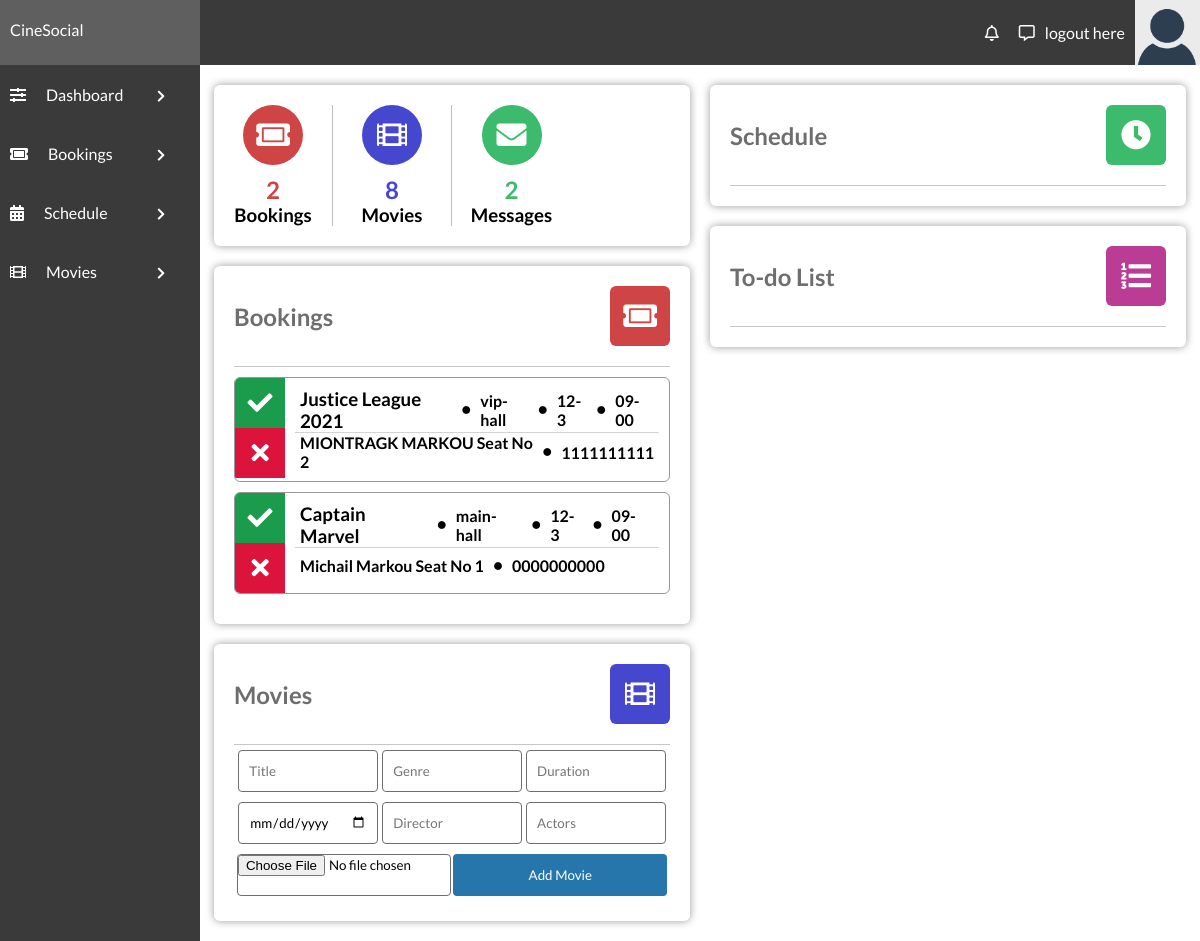
The app's page /admin/admin.php (signed in), older data.
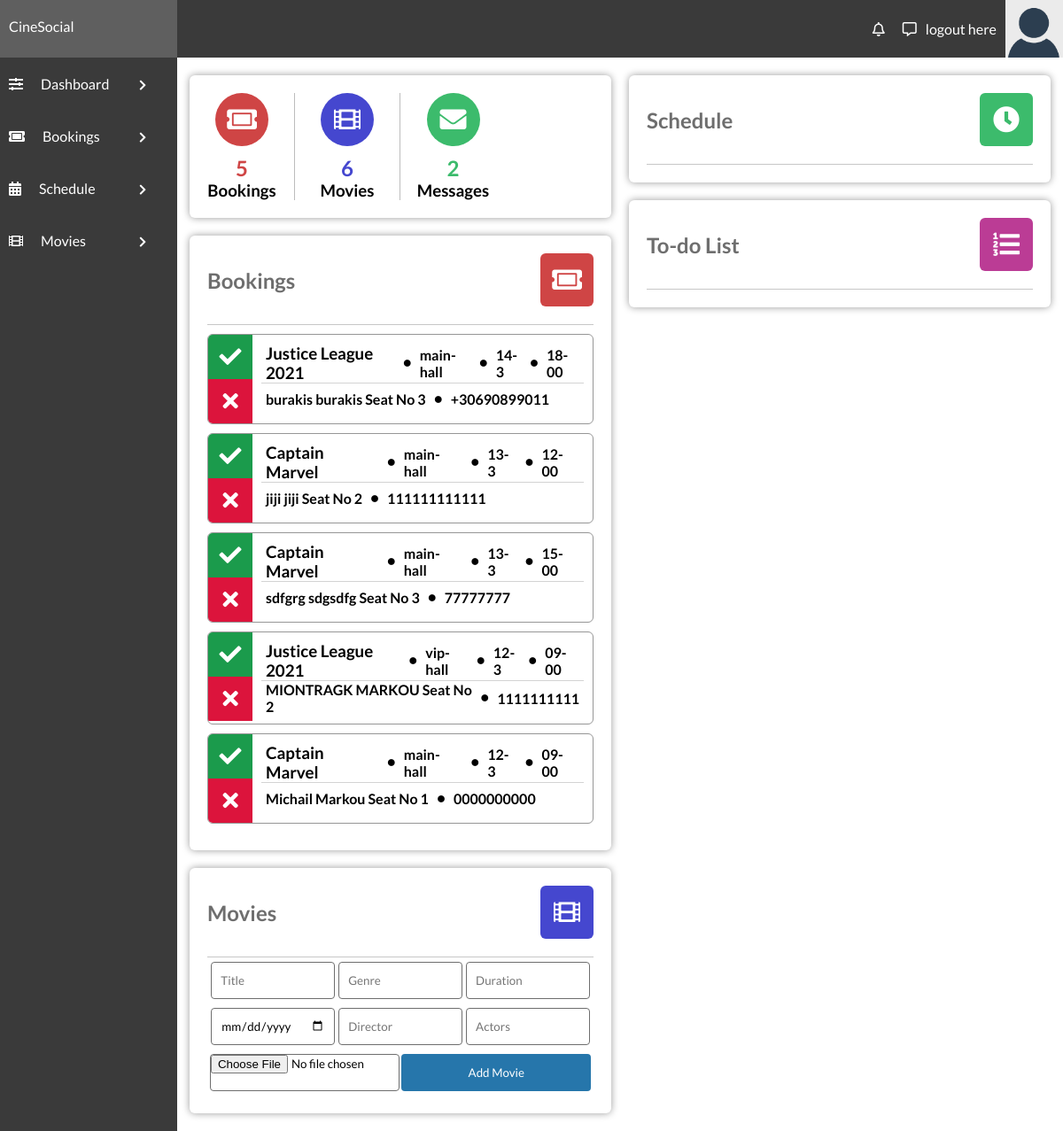
The same page, newer data.
### tables this page shows
CREATE TABLE `bookingtable` (
  `bookingID` int(11) NOT NULL,
  `movieName` varchar(100) DEFAULT NULL,
  `bookingTheatre` varchar(100) NOT NULL,
  `bookingType` varchar(100) DEFAULT NULL,
  `bookingDate` varchar(50) NOT NULL,
  `bookingTime` varchar(50) NOT NULL,
  `bookingFName` varchar(100) NOT NULL,
  `bookingLName` varchar(100) DEFAULT NULL,
  `bookingPNumber` varchar(12) NOT NULL,
  `seatP` varchar(10) NOT NULL
);

### includes/classes/Booking.php (the view, shortened to what this page needs)
<?php
class Booking  {
    public function __construct(){
        $this->getbookingNo();
        $this->getMessageNo();
        $this->getMoviesNo();
    }
    public function getCon() {
        return mysqli_connect("localhost", "root", "", "cinema_db");
    }
    public function fetchbookingTable() {
        return "SELECT * FROM bookingTable ORDER BY bookingID DESC";
    }
    public function getbookingNo() {
        return mysqli_num_rows(mysqli_query($this->getCon(), $this->fetchbookingTable()));
    }
    public function getMessageNo() {
        return mysqli_num_rows(mysqli_query($this->getCon(), "SELECT * FROM feedbackTable"));
    }
    public function getMoviesNo() {
        return mysqli_num_rows(mysqli_query($this->getCon(), "SELECT * FROM movieTable"));
    }
    public function handleBookings() {
        if($result = mysqli_query($this->getCon(), $this->fetchbookingTable())){
            if(mysqli_num_rows($result) > 0){
                while($row = mysqli_fetch_array($result)){
                    echo "<div class=\"admin-panel-section-booking-item\">\n";
                    echo "                            <div class=\"admin-panel-section-booking-response\">\n";
                    echo "                                <i class=\"fas fa-check accept-booking\" title=\"Verify booking\"></i>\n";
                    echo "                                <a href='deleteBooking.php?id=".$row['bookingID']."'><i class=\"fas fa-times decline-booking\" title=\"Reject booking\"></i></a>\n";
                    echo "                            </div>\n";
                    echo "                            <div class=\"admin-panel-section-booking-info\">\n";
                    echo "                                <div>\n";
                    echo "                                    <h3>". $row['movieName'] ."</h3>\n";
                    echo "                                    <i class=\"fas fa-circle \"></i>\n";
                    echo "                                    <h4>". $row['bookingTheatre'] ."</h4>\n";
                    echo "                                    <i class=\"fas fa-circle \"></i>\n";
                    echo "                                    <h4>". $row['bookingDate'] ."</h4>\n";
                    echo "                                    <i class=\"fas fa-circle \"></i>\n";
                    echo "                                    <h4>". $row['bookingTime'] ."</h4>\n";
                    echo "                                </div>\n";
                    echo "                                <div>\n";
                    echo "                                    <h4>". $row['bookingFName'] ." ". $row['bookingLName'] . " Seat No ". $row['seatP'] ."</h4>\n";
                    echo "                                    <i class=\"fas fa-circle\"></i>\n";
                    echo "                                    <h4>". $row['bookingPNumber'] ."</h4>\n";
                    echo "                                </div>\n";
                    echo "                            </div>\n";
                    echo "                        </div>";
                }
            } else{
                echo '<h4 class="no-annot">No Bookings right now</h4>';
            }
        } else{
            echo "ERROR: Could not able to execute $this->fetchbookingTable(). " . mysqli_error($bookTable->getCon());
        }
    }
}
?>

### admin/admin.php (shortened to what this page needs)
<?php
require '../includes/classes/Booking.php';
?>
<!DOCTYPE html>
<html lang="en">
<head>
    <link rel="stylesheet" href="../assets/css/style-main.css">
    <link rel="stylesheet" href="https://use.fontawesome.com/releases/v5.7.2/css/all.css">
</head>
<body>
    <?php
    $bookTable = new Booking();
    ?>
    <div class="admin-section-header">
        <div class="admin-logo">
            CineSocial
        </div>
        <div class="admin-login-info">
            <i class="far fa-bell admin-notification-button"></i>
            <i class="far fa-comment-alt"></i>
            <a href="../includes/handlers/logoutadmin.php">logout here</a>
            <img class="admin-user-avatar" src="../assets/images/avatar.png" alt="">
        </div>
    </div>
    <div class="admin-container">
        <div class="admin-section admin-section1 ">
            <ul>
                <li><i class="fas fa-sliders-h"></i><a href="admin.php">Dashboard </a><i class="fas admin-dropdown fa-chevron-right"></i></li>
                <li><i class="fas fa-ticket-alt"></i><a href="">Bookings</a> <i class="fas admin-dropdown fa-chevron-right"></i></li>
                <li class="admin-navigation-schedule"><i class="fas fa-calendar-alt"></i>Schedule <i
                        class="fas admin-dropdown fa-chevron-right"></i>
                </li>
                <li><i class="fas fa-film"></i>Movies <i class="fas admin-dropdown fa-chevron-right"></i></li>
            </ul>
        </div>
        <div class="admin-section admin-section2">
            <div class="admin-section-column">
                <div class="admin-section-panel admin-section-stats">
                    <div class="admin-section-stats-panel">
                        <i class="fas fa-ticket-alt" style="background-color: #cf4545"></i>
                        <h2 style="color: #cf4545"><?php echo $bookTable->getBookingNo() ?></h2>
                        <h3>Bookings</h3>
                    </div>
                    <div class="admin-section-stats-panel">
                        <i class="fas fa-film" style="background-color: #4547cf"></i>
                        <h2 style="color: #4547cf"><?php echo $bookTable->getMoviesNo() ?></h2>
                        <h3>Movies</h3>
                    </div>
                    <div class="admin-section-stats-panel" style="border: none">
                        <i class="fas fa-envelope" style="background-color: #3cbb6c"></i>
                        <h2 style="color: #3cbb6c"><?php echo $bookTable->getMessageNo() ?></h2>
                        <h3>Messages</h3>
                    </div>
                </div>
                <div class="admin-section-panel admin-section-panel1">
                    <div class="admin-panel-section-header">
                        <h2>Bookings</h2>
                        <i class="fas fa-ticket-alt" style="background-color: #cf4545"></i>
                    </div>
                    <div class="admin-panel-section-content">
                        <?php
                        $bookTable->handleBookings();
                        ?>
                    </div>
                </div>
                <div class="admin-section-panel admin-section-panel2">
                    <div class="admin-panel-section-header">
                        <h2>Movies</h2>
                        <i class="fas fa-film" style="background-color: #4547cf"></i>
                    </div>
                    <form action="" method="POST">
                        <input placeholder="Title" type="text" name="movieTitle" required>
                        <input placeholder="Genre" type="text" name="movieGenre" required>
                        <input placeholder="Duration" type="number" name="movieDuration" required>
                        <input placeholder="Release Date" type="date" name="movieRelDate" required>
                        <input placeholder="Director" type="text" name="movieDirector" required>
                        <input placeholder="Actors" type="text" name="movieActors" required>
                        <input type="file" name="movieImg" accept="image/*">
                        <button type="submit" value="submit" name="submit" class="form-btn">Add Movie</button>
                    </form>
                </div>
            </div>
            <div class="admin-section-column">
                <div class="admin-section-panel admin-section-panel4">
                    <div class="admin-panel-section-header">
                        <h2>Schedule</h2>
                        <i class="fas fa-clock" style="background-color: #3cbb6c"></i>
                    </div>
                </div>
                <div class="admin-section-panel admin-section-panel5">
                    <div class="admin-panel-section-header">
                        <h2>To-do List</h2>
                        <i class="fas fa-list-ol" style="background-color: #bb3c95"></i>
                    </div>
                </div>
            </div>
        </div>
    </div>
</body>
</html>

### assets/css/style-main.css (style rules this page uses)
* { margin: 0; padding: 0; box-sizing: border-box; font-family: 'Lato', sans-serif; text-decoration: none; color: unset; }
.admin-dropdown { float: right; font-style: normal; margin-left: 3px; font-size: 13px; position: absolute; right: 15px; top: 25px; margin: 0; }
.admin-section-header { color: #FFF; width: 100%; background-color: #3a3a3a; display: grid; grid-template-columns: 1fr 5fr; }
.admin-user-avatar { width: 65px; }
.admin-login-info { display: flex; align-items: center; justify-content: flex-end; }
.admin-login-info i { margin: 0 10px; cursor: pointer; }
.admin-login-info img { margin-left: 10px; }
.admin-logo { padding: 20px 10px; background-color: #5f5f5f; }
.admin-container { display: grid; grid-template-columns: 1fr 5fr; }
.admin-section1 { background-color: #3a3a3a; height: 100%; }
.admin-section1 ul li { width: 100%; padding: 20px 10px; background-color: #3a3a3a; color: #FFF; transition: all 0.3s ease; position: relative; cursor: pointer; }
.admin-section1 ul li i { margin-right: 20px; }
.admin-section2 { display: flex; flex-wrap: wrap; padding: 0 4px; }
.admin-section-column { flex: 50%; max-width: 50%; padding: 0 10px; }
.admin-section-panel { width: 100%; vertical-align: middle; background-color: #FFF; -webkit-border-radius: 6px; -moz-border-radius: 6px; border-radius: 6px; -webkit-box-shadow: 0px 0px 9px 0px rgba(0, 0, 0, 0.40); -moz-box-shadow: 0px 0px 9px 0px rgba(0, 0, 0, 0.40); box-shadow: 0px 0px 9px 0px rgba(0, 0, 0, 0.40); padding: 20px; margin: 20px 0; }
.admin-panel-section-header { display: flex; align-items: center; justify-content: flex-start; padding-bottom: 20px; border-bottom: #c7c7c7 1px solid; }
.admin-panel-section-header>h2 { color: #6e6e6e; }
.admin-panel-section-header>i { text-align: center; font-size: 30px; color: white; height: 60px; width: 60px; border-radius: 10%; line-height: 60px; transition: all 0.5s ease; margin-left: auto; cursor: pointer; }
.admin-section-stats { display: flex; padding: 20px 0; }
.admin-section-stats-panel { flex: 25%; max-width: 25%; text-align: center; border-right: #bdbdbd 1px solid; }
.admin-section-stats-panel>i { font-size: 30px; color: white; height: 60px; width: 60px; border-radius: 50%; line-height: 60px; transition: all 0.5s ease; margin-bottom: 10px; }
.admin-panel-section-booking-item { background-color: none; -webkit-border-radius: 6px; -moz-border-radius: 6px; border-radius: 6px; border: #969696 1px solid; margin: 10px 0; overflow: hidden; display: flex; transition: all 0.6s ease; }
.admin-panel-section-booking-response i { font-size: 25px; height: 50px; width: 50px; color: #FFF; line-height: 50px; text-align: center; display: block; cursor: pointer; }
.admin-panel-section-booking-response .accept-booking { background-color: #1b9b4c; }
.admin-panel-section-booking-response .decline-booking { background-color: #dc143c; }
.admin-panel-section-booking-info { margin: 10px 10px; display: flex; flex: 100%; flex-direction: column; justify-content: center; }
.admin-panel-section-booking-info div:first-child { border-bottom: #d3d3d3 1px solid; }
.admin-panel-section-booking-info>div { height: 100%; display: flex; }
.admin-panel-section-booking-info>div>* { display: inline-block; margin: auto 5px; }
.admin-panel-section-booking-info>div .fa-circle { font-size: 8px; }
.admin-section-panel2 form { display: flex; justify-content: space-evenly; flex-wrap: wrap; align-items: center; }
.admin-section-panel2 form input { border-radius: 4px; border: 1px solid #6e6e6e; padding: 10px; width: 32%; height: 42px; margin: 5px 0; }
.admin-section-panel2 form input[type="file"] { width: 49%; padding: 0; }
.admin-section-panel2 form button { border-radius: 4px; border: none; padding: 10px; width: 49%; text-align: center; background-color: #2676ab; color: #FFF; transition: all 0.7s ease; cursor: pointer; height: 42px; }

Row changes from the older to the newer data that the page shows:
added bookingtable: movieName "Justice League 2021", bookingTheatre "main-hall", bookingDate "14-3", bookingTime "18-00", bookingFName "burakis", bookingLName "burakis", seatP "3", bookingPNumber "+30690899011"
added bookingtable: movieName "Captain Marvel", bookingTheatre "main-hall", bookingDate "13-3", bookingTime "12-00", bookingFName "jiji", bookingLName "jiji", seatP "2", bookingPNumber "111111111111"
added bookingtable: movieName "Captain Marvel", bookingTheatre "main-hall", bookingDate "13-3", bookingTime "15-00", bookingFName "sdfgrg", bookingLName "sdgsdfg", seatP "3", bookingPNumber "77777777"
Text that changed along with them:
$bookTable->getBookingNo(): "2" → "5"
$bookTable->getMoviesNo(): "8" → "6"
